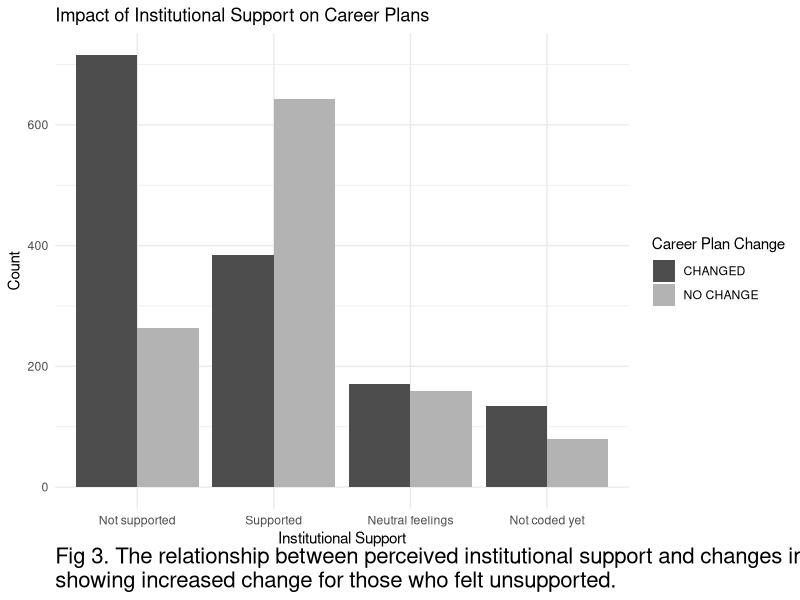

Reproduce this figure in R.
## ---- chunk 1
library(tidyverse)
data <- read.csv("data_all.csv", skip = 1)
## ---- chunk 2
df_supported <- data %>% 
  rename(Supported = Did.you.feel.supported.from.your.institution..department..team..etc...,
         Changed = How.has.COVID.19.changed.and.or.altered.your.academic.or.professional.plans...Some.examples..programs.you.will.apply.to..jobs.you.will.apply.to..interest.level.in.certain.career.paths.) %>% 
  select(Supported, Changed)

df_supported <- df_supported %>%
  mutate(Supported = case_when(
    Supported %in% c("Supported", "supported") ~ "Supported",
    Supported %in% c("Not supported", "Not Supported", "not supported") ~ "Not supported",
    Supported %in% c("Neutral feelings", "Neutral feellings", "neutral feelings") ~ "Neutral feelings",
    Supported == "" ~ "Not coded yet",
    TRUE ~ Supported
  ))


head(df_supported)
## ---- chunk 3
summarized_df <- df_supported %>%
  group_by(Supported, Changed) %>%
  summarise(Count = n()) %>%
  ungroup()

summarized_df <- summarized_df %>%
  arrange(desc(Count)) %>%
  mutate(Supported = factor(Supported, levels = unique(Supported)))

ggplot(summarized_df, aes(x = Supported, y = Count, fill = Changed)) +
  geom_bar(stat = "identity", position = "dodge") +
  labs(title = "Impact of Institutional Support on Career Plans",
       x = "Institutional Support",
       y = "Count",
       fill = "Career Plan Change",
       caption = "Fig 3. The relationship between perceived institutional support and changes in academic or professional plans due to COVID-19,\nshowing increased change for those who felt unsupported.") +
  scale_fill_manual(values = c("NO CHANGE" = "grey70", "CHANGED" = "grey30")) +
  theme_minimal() +
  theme(plot.caption = element_text(hjust = 0, margin = margin(t = 0, r = 0, b = 0, l = 0), size = 16))
